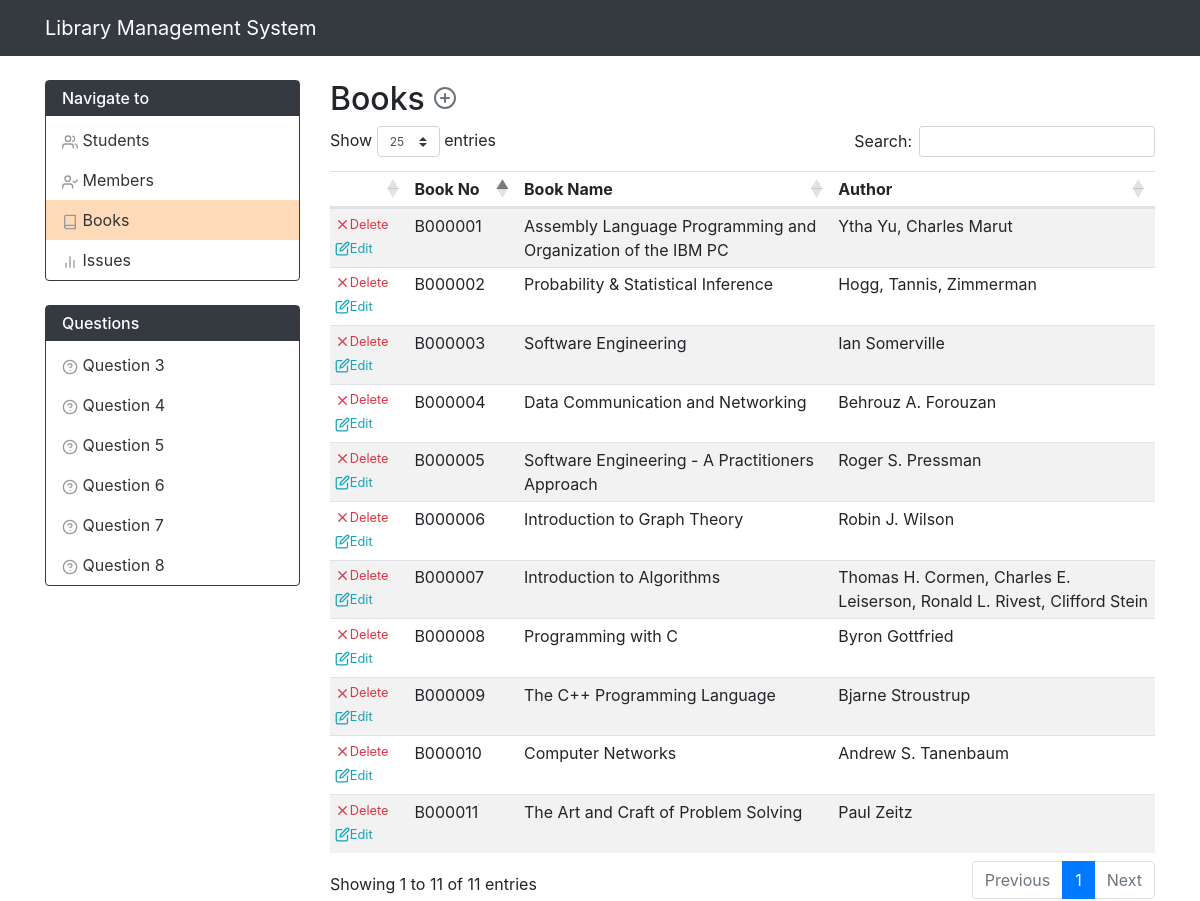
Screenshot of /book.php with the database file from the repository.
### tables this page shows
CREATE TABLE `Book` (
  `book_no` varchar(20) NOT NULL,
  `book_name` varchar(1000) DEFAULT NULL,
  `author` varchar(500) DEFAULT NULL,
  PRIMARY KEY (`book_no`)
);

### functions.php (called while the page is built, shortened)
<?php
function get_books($mysql){
    $info = [];
    if($stmt = $mysql->prepare('SELECT book_no, book_name, author FROM Book WHERE 1')){
        $stmt->execute();
        $stmt->store_result();
        if($stmt->num_rows > 0){
            for($i = 0; $i < $stmt->num_rows; ++$i){
                $stmt->bind_result($no, $name, $author);
                $stmt->fetch();
                array_push($info, ['no' => $no, 'name' => $name, 'author' => $author]);
            }
        }
    }
    return $info;
}

### book.php (the view, shortened to what this page needs)
<?php
require_once __DIR__ . '/functions.php';
$info = get_books($mysqli);
$book_tab = true;
?><!doctype html>
<html lang="en">
<head>
    <link rel="stylesheet" href="https://maxcdn.bootstrapcdn.com/bootstrap/4.0.0/css/bootstrap.min.css">
</head>
<body>
<?php include_once __DIR__ . '/navbar.php'; ?>
<div class="container">
    <div class="row">
        <?php include_once __DIR__ . '/sidebar.php'; ?>
        <main class="col-md-9 mt-4">
            <h2 id="title">
                Books
                <a class="align-items-center text-muted" href="#" onclick="clean_modal()" data-toggle="modal" data-target="#multipurpose_model"><span data-feather="plus-circle"></span></a>
            </h2>
            <div class="table-responsive">
                <table id="only_table" class="table table-striped table-sm" data-order='[[ 1, "asc" ]]' data-page-length='25'>
                    <thead>
                    <tr>
                        <th style="min-width: 50px;"></th>
                        <th>Book No</th>
                        <th>Book Name</th>
                        <th>Author</th>
                    </tr>
                    </thead>
                    <tbody id="info_table">
                    <?php foreach ($info as $item): ?>
                        <tr id="info_row_<?php echo $item['no']; ?>">
                            <td>
                                <a class="align-items-center text-danger mr-2 small d-inline-flex" href="javascript:delete_info('<?php echo $item['no']; ?>')" title="Delete"><span data-feather="x"></span> Delete</a>
                                <a class="align-items-center text-info small d-inline-flex" href="javascript:edit_info('<?php echo $item['no']; ?>')" title="Edit"><span data-feather="edit"></span> Edit</a>
                            </td>
                            <td id="info_no_<?php echo $item['no']; ?>"><?php echo $item['no']; ?></td>
                            <td id="info_name_<?php echo $item['no']; ?>"><?php echo $item['name']; ?></td>
                            <td id="info_author_<?php echo $item['no']; ?>"><?php echo $item['author']; ?></td>
                        </tr>
                    <?php endforeach; ?>
                    </tbody>
                </table>
        </main>
    </div>
</div>
<link rel="stylesheet" type="text/css" href="https://cdn.datatables.net/1.10.19/css/dataTables.bootstrap4.min.css" />
</body>
</html>

### navbar.php (shortened to what this page needs)
<nav class="navbar navbar-expand-lg navbar-dark bg-dark">
    <div class="container">
        <a class="navbar-brand" href="./">Library Management System</a>
    </div>
</nav>

### sidebar.php (shortened to what this page needs)
<nav class="col-md-3 d-none d-md-block">
    <div class="sidebar border border-dark mt-4 rounded">
        <h6 class="bg-dark px-3 mb-1 pb-2 pt-2 text-white">
            <span>Navigate to</span>
        </h6>
        <ul class="nav flex-column">
            <li class="nav-item">
                <a class="nav-link <?php echo isset($student_tab) ? 'active':'' ?>" href="./student.php">
                    <span data-feather="users"></span>
                    Students
                </a>
            </li>
            <li class="nav-item">
                <a class="nav-link <?php echo isset($member_tab) ? 'active':'' ?>" href="./member.php">
                    <span data-feather="user-check"></span>
                    Members
                </a>
            </li>
            <li class="nav-item">
                <a class="nav-link <?php echo isset($book_tab) ? 'active':'' ?>" href="./book.php">
                    <span data-feather="book"></span>
                    Books
                </a>
            </li>
            <li class="nav-item">
                <a class="nav-link <?php echo isset($issue_tab) ? 'active':'' ?>" href="./issue.php">
                    <span data-feather="bar-chart-2"></span>
                    Issues
                </a>
            </li>
        </ul>
    </div>
    <div class="sidebar border border-dark mt-4 rounded">
        <h6 class="bg-dark px-3 mb-1 pb-2 pt-2 text-white">
            <span>Questions</span>
        </h6>
        <ul class="nav flex-column">
            <li class="nav-item">
                <a class="nav-link <?php echo isset($q3) ? 'active':'' ?>" href="./q3.php">
                    <span data-feather="help-circle"></span>
                    Question 3
                </a>
            </li>
            <li class="nav-item">
                <a class="nav-link <?php echo isset($q4) ? 'active':'' ?>" href="./q4.php">
                    <span data-feather="help-circle"></span>
                    Question 4
                </a>
            </li>
            <li class="nav-item">
                <a class="nav-link <?php echo isset($q5) ? 'active':'' ?>" href="./q5.php">
                    <span data-feather="help-circle"></span>
                    Question 5
                </a>
            </li>
            <li class="nav-item">
                <a class="nav-link <?php echo isset($q6) ? 'active':'' ?>" href="./q6.php">
                    <span data-feather="help-circle"></span>
                    Question 6
                </a>
            </li>
            <li class="nav-item">
                <a class="nav-link <?php echo isset($q7) ? 'active':'' ?>" href="./q7.php">
                    <span data-feather="help-circle"></span>
                    Question 7
                </a>
            </li>
            <li class="nav-item">
                <a class="nav-link <?php echo isset($q8) ? 'active':'' ?>" href="./q8.php">
                    <span data-feather="help-circle"></span>
                    Question 8
                </a>
            </li>
        </ul>
    </div>
</nav>

### sidebar.php (style rules this page uses)
.feather { vertical-align: text-bottom; }
.sidebar .nav-link { color: #333; }
.sidebar .feather { color: #999; height: 16px; width: 16px; }
#title .feather { vertical-align: unset; }
.sidebar .active { background-color: peachpuff; }

### book.php (style rules this page uses)
main table .feather { width: 15px; height: 15px; }
main table td:nth-child(1) { max-width: 70px; min-width: 70px; }
main table td:nth-child(2) { max-width: 100px; min-width: 100px; }

### rows the page displays
book: book_no "B000001", book_name "Assembly Language Programming and Organization of the IBM PC", author "Ytha Yu, Charles Marut"
book: book_no "B000002", book_name "Probability & Statistical Inference", author "Hogg, Tannis, Zimmerman"
book: book_no "B000003", book_name "Software Engineering", author "Ian Somerville"
book: book_no "B000004", book_name "Data Communication and Networking", author "Behrouz A. Forouzan"
book: book_no "B000005", book_name "Software Engineering - A Practitioners Approach", author "Roger S. Pressman"
book: book_no "B000006", book_name "Introduction to Graph Theory", author "Robin J. Wilson"
book: book_no "B000007", book_name "Introduction to Algorithms", author "Thomas H. Cormen, Charles E. Leiserson, Ronald L. Rivest, Clifford Stein"
book: book_no "B000008", book_name "Programming with C", author "Byron Gottfried"
book: book_no "B000009", book_name "The C++ Programming Language", author "Bjarne Stroustrup"
book: book_no "B000010", book_name "Computer Networks", author "Andrew S. Tanenbaum"
book: book_no "B000011", book_name "The Art and Craft of Problem Solving", author "Paul Zeitz"
